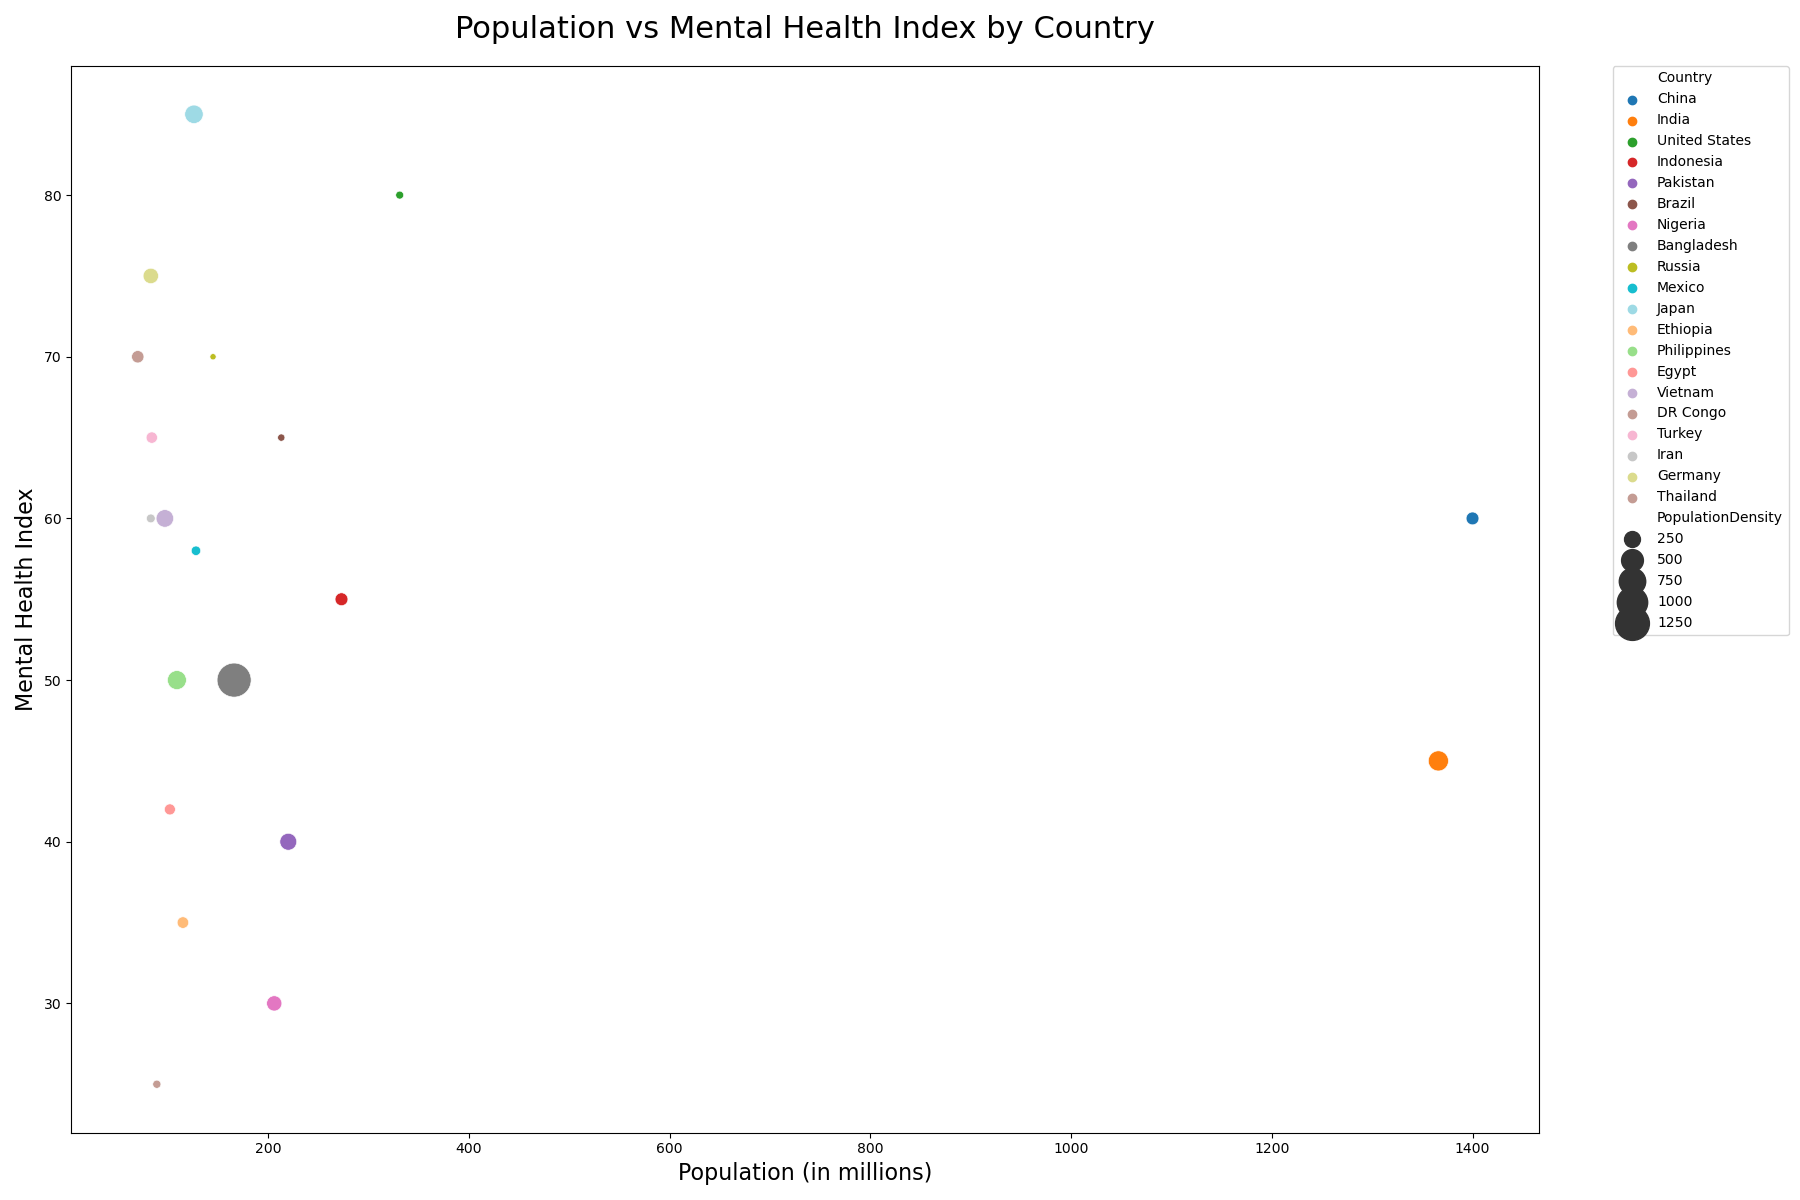

Here is the Python script that generated this plot:

import pandas as pd
import seaborn as sns
import matplotlib.pyplot as plt

data = {
    'Country': ['China', 'India', 'United States', 'Indonesia', 'Pakistan', 'Brazil', 'Nigeria', 'Bangladesh', 'Russia', 'Mexico', 'Japan', 'Ethiopia', 'Philippines', 'Egypt', 'Vietnam', 'DR Congo', 'Turkey', 'Iran', 'Germany', 'Thailand'],
    'Population': [1400, 1366, 331, 273, 220, 213, 206, 166, 145, 128, 126, 115, 109, 102, 97, 89, 84, 83, 83, 70],
    'MentalHealthIndex': [60, 45, 80, 55, 40, 65, 30, 50, 70, 58, 85, 35, 50, 42, 60, 25, 65, 60, 75, 70],
    'HealthcareSpending': [6.4, 3.1, 16.9, 3.0, 2.8, 9.5, 3.5, 2.4, 5.6, 6.3, 10.2, 1.9, 4.0, 3.0, 6.0, 1.2, 6.1, 6.5, 11.3, 4.8],
    'PopulationDensity': [150, 420, 36, 151, 286, 25, 226, 1265, 9, 66, 347, 115, 368, 102, 311, 40, 110, 52, 232, 137]
}

df = pd.DataFrame(data)

plt.figure(figsize=(18, 12))
bubble_chart = sns.scatterplot(data=df, x='Population', y='MentalHealthIndex', size='PopulationDensity', sizes=(20, 600), hue='Country', palette=['#1f77b4', '#ff7f0e', '#2ca02c', '#d62728', '#9467bd', '#8c564b', '#e377c2', '#7f7f7f', '#bcbd22', '#17becf', '#9edae5', '#ffbb78', '#98df8a', '#ff9896', '#c5b0d5', '#c49c94', '#f7b6d2', '#c7c7c7', '#dbdb8d', '#c49c94'])

plt.title('Population vs Mental Health Index by Country', fontsize=22, pad=20)
plt.xlabel('Population (in millions)', fontsize=16)
plt.ylabel('Mental Health Index', fontsize=16)
plt.legend(bbox_to_anchor=(1.05, 1), loc='upper left', borderaxespad=0)

plt.tight_layout()
plt.show()
